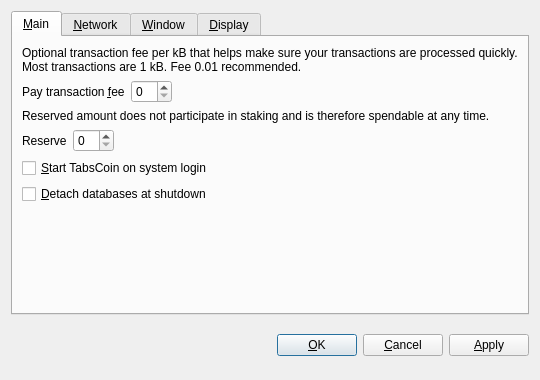
<?xml version="1.0" encoding="UTF-8"?>
<ui version="4.0">
 <class>OptionsDialog</class>
 <widget class="QDialog" name="OptionsDialog">
  <property name="geometry">
   <rect>
    <x>0</x>
    <y>0</y>
    <width>540</width>
    <height>380</height>
   </rect>
  </property>
  <property name="windowTitle">
   <string>Options</string>
  </property>
  <property name="modal">
   <bool>true</bool>
  </property>
  <layout class="QVBoxLayout" name="verticalLayout">
   <item>
    <widget class="QTabWidget" name="tabWidget">
     <property name="tabPosition">
      <enum>QTabWidget::North</enum>
     </property>
     <property name="currentIndex">
      <number>0</number>
     </property>
     <widget class="QWidget" name="tabMain">
      <attribute name="title">
       <string>&amp;Main</string>
      </attribute>
      <layout class="QVBoxLayout" name="verticalLayout_Main">
       <item>
        <widget class="QLabel" name="transactionFeeInfoLabel">
         <property name="text">
          <string>Optional transaction fee per kB that helps make sure your transactions are processed quickly. Most transactions are 1 kB. Fee 0.01 recommended.</string>
         </property>
         <property name="textFormat">
          <enum>Qt::PlainText</enum>
         </property>
         <property name="wordWrap">
          <bool>true</bool>
         </property>
        </widget>
       </item>
       <item>
        <layout class="QHBoxLayout" name="horizontalLayoutFee">
         <item>
          <widget class="QLabel" name="transactionFeeLabel">
           <property name="text">
            <string>Pay transaction &amp;fee</string>
           </property>
           <property name="textFormat">
            <enum>Qt::PlainText</enum>
           </property>
           <property name="buddy">
            <cstring>transactionFee</cstring>
           </property>
          </widget>
         </item>
         <item>
          <widget class="BitcoinAmountField" name="transactionFee"/>
         </item>
         <item>
          <spacer name="horizontalSpacerFee">
           <property name="orientation">
            <enum>Qt::Horizontal</enum>
           </property>
           <property name="sizeHint" stdset="0">
            <size>
             <width>40</width>
             <height>20</height>
            </size>
           </property>
          </spacer>
         </item>
        </layout>
       </item>
       <item>
        <widget class="QLabel" name="reserveBalanceInfoLabel">
         <property name="text">
          <string>Reserved amount does not participate in staking and is therefore spendable at any time.</string>
         </property>
         <property name="textFormat">
          <enum>Qt::PlainText</enum>
         </property>
         <property name="wordWrap">
          <bool>true</bool>
         </property>
        </widget>
       </item>
       <item>
        <layout class="QHBoxLayout" name="horizontalLayoutReserveBalance">
         <item>
          <widget class="QLabel" name="reserveBalanceLabel">
           <property name="text">
            <string>Reserve</string>
           </property>
           <property name="textFormat">
            <enum>Qt::PlainText</enum>
           </property>
           <property name="buddy">
            <cstring>reserveBalance</cstring>
           </property>
          </widget>
         </item>
         <item>
          <widget class="BitcoinAmountField" name="reserveBalance"/>
         </item>
         <item>
          <spacer name="horizontalSpacerReserveBalance">
           <property name="orientation">
            <enum>Qt::Horizontal</enum>
           </property>
           <property name="sizeHint" stdset="0">
            <size>
             <width>40</width>
             <height>20</height>
            </size>
           </property>
          </spacer>
         </item>
        </layout>
       </item>
       <item>
        <widget class="QCheckBox" name="bitcoinAtStartup">
         <property name="toolTip">
          <string>Automatically start TabsCoin after logging in to the system.</string>
         </property>
         <property name="text">
          <string>&amp;Start TabsCoin on system login</string>
         </property>
        </widget>
       </item>
       <item>
        <widget class="QCheckBox" name="detachDatabases">
         <property name="toolTip">
          <string>Detach block and address databases at shutdown. This means they can be moved to another data directory, but it slows down shutdown. The wallet is always detached.</string>
         </property>
         <property name="text">
          <string>&amp;Detach databases at shutdown</string>
         </property>
        </widget>
       </item>
       <item>
        <spacer name="verticalSpacer_Main">
         <property name="orientation">
          <enum>Qt::Vertical</enum>
         </property>
         <property name="sizeHint" stdset="0">
          <size>
           <width>20</width>
           <height>40</height>
          </size>
         </property>
        </spacer>
       </item>
      </layout>
     </widget>
     <widget class="QWidget" name="tabNetwork">
      <attribute name="title">
       <string>&amp;Network</string>
      </attribute>
      <layout class="QVBoxLayout" name="verticalLayout_Network">
       <item>
        <widget class="QCheckBox" name="mapPortUpnp">
         <property name="toolTip">
          <string>Automatically open the TabsCoin client port on the router. This only works when your router supports UPnP and it is enabled.</string>
         </property>
         <property name="text">
          <string>Map port using &amp;UPnP</string>
         </property>
        </widget>
       </item>
       <item>
        <widget class="QCheckBox" name="connectSocks">
         <property name="toolTip">
          <string>Connect to the TabsCoin network through a SOCKS proxy (e.g. when connecting through Tor).</string>
         </property>
         <property name="text">
          <string>&amp;Connect through SOCKS proxy:</string>
         </property>
        </widget>
       </item>
       <item>
        <layout class="QHBoxLayout" name="horizontalLayout_Network">
         <item>
          <widget class="QLabel" name="proxyIpLabel">
           <property name="text">
            <string>Proxy &amp;IP:</string>
           </property>
           <property name="textFormat">
            <enum>Qt::PlainText</enum>
           </property>
           <property name="buddy">
            <cstring>proxyIp</cstring>
           </property>
          </widget>
         </item>
         <item>
          <widget class="QValidatedLineEdit" name="proxyIp">
           <property name="maximumSize">
            <size>
             <width>140</width>
             <height>16777215</height>
            </size>
           </property>
           <property name="toolTip">
            <string>IP address of the proxy (e.g. 127.0.0.1)</string>
           </property>
          </widget>
         </item>
         <item>
          <widget class="QLabel" name="proxyPortLabel">
           <property name="text">
            <string>&amp;Port:</string>
           </property>
           <property name="textFormat">
            <enum>Qt::PlainText</enum>
           </property>
           <property name="buddy">
            <cstring>proxyPort</cstring>
           </property>
          </widget>
         </item>
         <item>
          <widget class="QLineEdit" name="proxyPort">
           <property name="maximumSize">
            <size>
             <width>55</width>
             <height>16777215</height>
            </size>
           </property>
           <property name="toolTip">
            <string>Port of the proxy (e.g. 9050)</string>
           </property>
          </widget>
         </item>
         <item>
          <widget class="QLabel" name="socksVersionLabel">
           <property name="text">
            <string>SOCKS &amp;Version:</string>
           </property>
           <property name="textFormat">
            <enum>Qt::PlainText</enum>
           </property>
           <property name="buddy">
            <cstring>socksVersion</cstring>
           </property>
          </widget>
         </item>
         <item>
          <widget class="QValueComboBox" name="socksVersion">
           <property name="toolTip">
            <string>SOCKS version of the proxy (e.g. 5)</string>
           </property>
          </widget>
         </item>
         <item>
          <spacer name="horizontalSpacer_Network">
           <property name="orientation">
            <enum>Qt::Horizontal</enum>
           </property>
           <property name="sizeHint" stdset="0">
            <size>
             <width>40</width>
             <height>20</height>
            </size>
           </property>
          </spacer>
         </item>
        </layout>
       </item>
       <item>
        <spacer name="verticalSpacer_Network">
         <property name="orientation">
          <enum>Qt::Vertical</enum>
         </property>
         <property name="sizeHint" stdset="0">
          <size>
           <width>20</width>
           <height>40</height>
          </size>
         </property>
        </spacer>
       </item>
      </layout>
     </widget>
     <widget class="QWidget" name="tabWindow">
      <attribute name="title">
       <string>&amp;Window</string>
      </attribute>
      <layout class="QVBoxLayout" name="verticalLayout_Window">
       <item>
        <widget class="QCheckBox" name="minimizeToTray">
         <property name="toolTip">
          <string>Show only a tray icon after minimizing the window.</string>
         </property>
         <property name="text">
          <string>&amp;Minimize to the tray instead of the taskbar</string>
         </property>
        </widget>
       </item>
       <item>
        <widget class="QCheckBox" name="minimizeOnClose">
         <property name="toolTip">
          <string>Minimize instead of exit the application when the window is closed. When this option is enabled, the application will be closed only after selecting Quit in the menu.</string>
         </property>
         <property name="text">
          <string>M&amp;inimize on close</string>
         </property>
        </widget>
       </item>
       <item>
        <spacer name="verticalSpacer_Window">
         <property name="orientation">
          <enum>Qt::Vertical</enum>
         </property>
         <property name="sizeHint" stdset="0">
          <size>
           <width>20</width>
           <height>40</height>
          </size>
         </property>
        </spacer>
       </item>
      </layout>
     </widget>
     <widget class="QWidget" name="tabDisplay">
      <attribute name="title">
       <string>&amp;Display</string>
      </attribute>
      <layout class="QVBoxLayout" name="verticalLayout_Display">
       <item>
        <layout class="QHBoxLayout" name="horizontalLayout_1_Display">
         <item>
          <widget class="QLabel" name="langLabel">
           <property name="text">
            <string>User Interface &amp;language:</string>
           </property>
           <property name="textFormat">
            <enum>Qt::PlainText</enum>
           </property>
           <property name="buddy">
            <cstring>lang</cstring>
           </property>
          </widget>
         </item>
         <item>
          <widget class="QValueComboBox" name="lang">
           <property name="toolTip">
            <string>The user interface language can be set here. This setting will take effect after restarting TabsCoin.</string>
           </property>
          </widget>
         </item>
        </layout>
       </item>
       <item>
        <layout class="QHBoxLayout" name="horizontalLayout_2_Display">
         <item>
          <widget class="QLabel" name="unitLabel">
           <property name="text">
            <string>&amp;Unit to show amounts in:</string>
           </property>
           <property name="textFormat">
            <enum>Qt::PlainText</enum>
           </property>
           <property name="buddy">
            <cstring>unit</cstring>
           </property>
          </widget>
         </item>
         <item>
          <widget class="QValueComboBox" name="unit">
           <property name="toolTip">
            <string>Choose the default subdivision unit to show in the interface and when sending coins.</string>
           </property>
          </widget>
         </item>
        </layout>
       </item>
       <item>
        <widget class="QCheckBox" name="displayAddresses">
         <property name="toolTip">
          <string>Whether to show TabsCoin addresses in the transaction list or not.</string>
         </property>
         <property name="text">
          <string>&amp;Display addresses in transaction list</string>
         </property>
        </widget>
       </item>
       <item>
        <widget class="QCheckBox" name="coinControlFeatures">
         <property name="toolTip">
          <string>Whether to show coin control features or not.</string>
         </property>
         <property name="text">
          <string>Display coin &amp;control features (experts only!)</string>
         </property>
        </widget>
       </item>
       <item>
        <spacer name="verticalSpacer_Display">
         <property name="orientation">
          <enum>Qt::Vertical</enum>
         </property>
         <property name="sizeHint" stdset="0">
          <size>
           <width>20</width>
           <height>40</height>
          </size>
         </property>
        </spacer>
       </item>
      </layout>
     </widget>
    </widget>
   </item>
   <item>
    <layout class="QHBoxLayout" name="horizontalLayout_Buttons">
     <item>
      <spacer name="horizontalSpacer_1">
       <property name="orientation">
        <enum>Qt::Horizontal</enum>
       </property>
       <property name="sizeHint" stdset="0">
        <size>
         <width>40</width>
         <height>48</height>
        </size>
       </property>
      </spacer>
     </item>
     <item>
      <widget class="QLabel" name="statusLabel">
       <property name="font">
        <font>
         <weight>75</weight>
         <bold>true</bold>
        </font>
       </property>
       <property name="text">
        <string/>
       </property>
       <property name="textFormat">
        <enum>Qt::PlainText</enum>
       </property>
       <property name="wordWrap">
        <bool>true</bool>
       </property>
      </widget>
     </item>
     <item>
      <spacer name="horizontalSpacer_2">
       <property name="orientation">
        <enum>Qt::Horizontal</enum>
       </property>
       <property name="sizeHint" stdset="0">
        <size>
         <width>40</width>
         <height>48</height>
        </size>
       </property>
      </spacer>
     </item>
     <item>
      <widget class="QPushButton" name="okButton">
       <property name="text">
        <string>&amp;OK</string>
       </property>
      </widget>
     </item>
     <item>
      <widget class="QPushButton" name="cancelButton">
       <property name="text">
        <string>&amp;Cancel</string>
       </property>
       <property name="autoDefault">
        <bool>false</bool>
       </property>
      </widget>
     </item>
     <item>
      <widget class="QPushButton" name="applyButton">
       <property name="text">
        <string>&amp;Apply</string>
       </property>
       <property name="autoDefault">
        <bool>false</bool>
       </property>
      </widget>
     </item>
    </layout>
   </item>
  </layout>
 </widget>
 <customwidgets>
  <customwidget>
   <class>BitcoinAmountField</class>
   <extends>QSpinBox</extends>
   <header>bitcoinamountfield.h</header>
  </customwidget>
  <customwidget>
   <class>QValueComboBox</class>
   <extends>QComboBox</extends>
   <header>qvaluecombobox.h</header>
  </customwidget>
  <customwidget>
   <class>QValidatedLineEdit</class>
   <extends>QLineEdit</extends>
   <header>qvalidatedlineedit.h</header>
  </customwidget>
 </customwidgets>
 <resources/>
 <connections/>
</ui>
